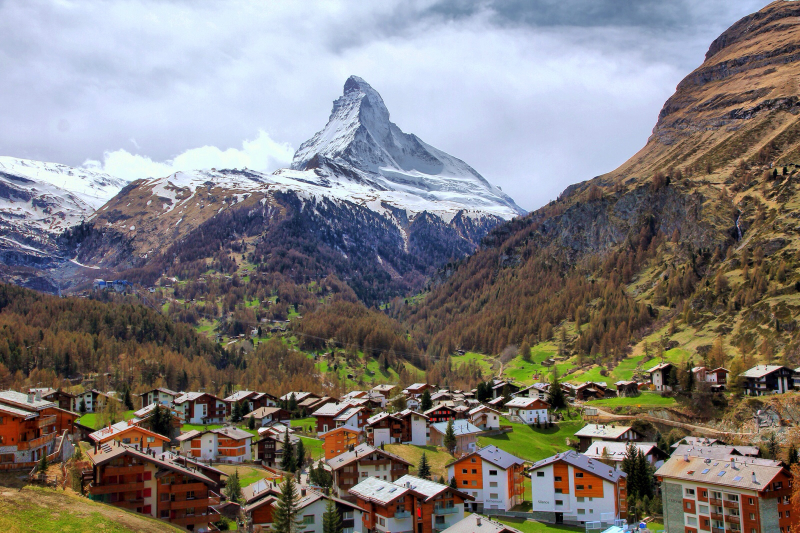
#> input picture suica.jpg, 1600 x 1066 px (shown at 1/2 size)
$ python barra.py   (older library calls are emulated)
#> lines starting #> are read from the running program, lines starting #| are printed output that depends on the picture
# Digital Image Processing
# Student: Samuel Amico
# Number: 20180010181
# Tilt shift Image


import numpy as np
import cv2
import math
import time

def nothing(x):
	pass

####### TRACKBAR #########
cv2.namedWindow('bar')
cv2.createTrackbar('abertura','bar',0,100,nothing)
cv2.createTrackbar('Blur','bar',0,100,nothing)
cv2.createTrackbar('Center','bar',0,100,nothing)

##########################

image = cv2.imread('suica.jpg')
#> image is the input picture: shape (1066, 1600, 3); mean B, G, R 123.5, 124.6, 128.7
image = cv2.resize(image,None,fx=0.4,fy=0.4,interpolation=cv2.INTER_CUBIC)
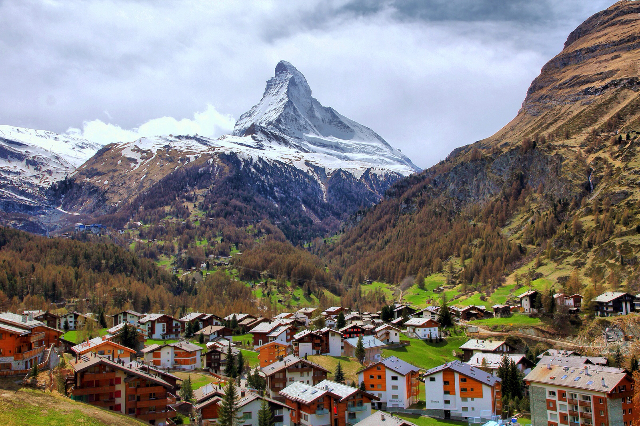
#> image: shape (426, 640, 3); mean B, G, R 123.6, 124.6, 128.8

height, width,ch = image.shape
#> height = 426; width = 640; ch = 3
print("height - y: ",height,"width - x: ",width,ch)
#| height - y:  426 width - x:  640 3


# Matrizes de filtro
kernel_media = np.ones((5,5),np.float32)/25
mask = np.zeros((3,3),np.float32)/9
kernel2 = np.array([[0,0,0],[1,1,1],[0,0,0]])

#cv2.imshow("Image", image)

# Imagem borrada:
imageA = image.copy()
for i in range(4):
	imageA = cv2.GaussianBlur(imageA,(3,3),0)
#> this loop made 4 passes
#> pass 2, `imageA = cv2.GaussianBlur(imageA,(3,3),0)`:
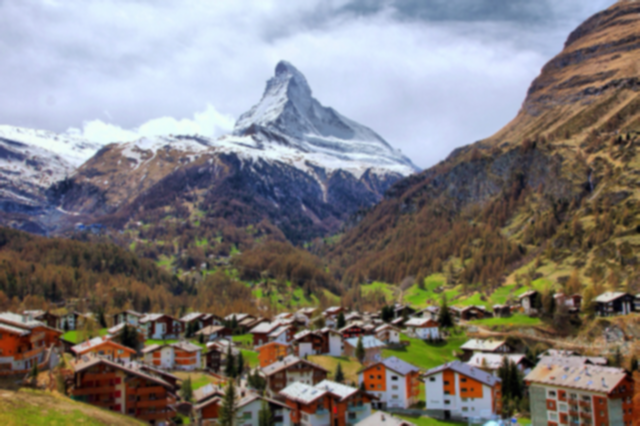
#> imageA: shape (426, 640, 3); mean B, G, R 123.6, 124.6, 128.8
#> (key Esc is pressed here)
#cv2.imshow("ImageA", imageA)

# Imagem Normal:
imageB = image.copy()


# Utilizando a equacao para criar a imagem preto e branco:

image_1 = np.ones((height,width,3))*255
image_2 = np.ones((height,width,3))*255
#cv2.imshow("image_1",image_1)
'''
ab =cv2.getTrackbarPos('abertura','bar')
bl =cv2.getTrackbarPos('Blur','bar')
cen =cv2.getTrackbarPos('aCenter','bar')

vis = cv2.multiply(image_2,image_1)
cv2.imshow("bar",vis)
'''


def barra(ab,bl,cen):
#> called with ab = 0, bl = 0, cen = 0
	for i in range(height):
		x = i*100.0/width
		bl = (bl*0.1)+0.1
		val = (math.tanh((x-ab)/bl) - math.tanh((x-cen)/bl) )/2
		pixel_val = 255*val
		for j in range(width):
			image_1[i,j] = pixel_val
			image_2[i,j] = 255 - pixel_val
#> image_1: shape (426, 640, 3) float64; every value is 0
#> image_2: shape (426, 640, 3) float64; every value is 255
#> after the loop, bl = 0.111


# [5 lines of commented-out code are left out]


while (True):
	pressed_key = cv2.waitKey(1) & 0xFF
	ab =cv2.getTrackbarPos('abertura','bar')
	bl =cv2.getTrackbarPos('Blur','bar')
	cen =cv2.getTrackbarPos('aCenter','bar')
	# chama func
	barra(ab,bl,cen)

	vis = cv2.multiply(image_2,image_1)
	cv2.imshow("bar",vis)
	#teste = np.ones((height,width,3))*255
	teste = cv2.addWeighted(imageA,0.7,vis,0.3,0,dtype=cv2.CV_8U)
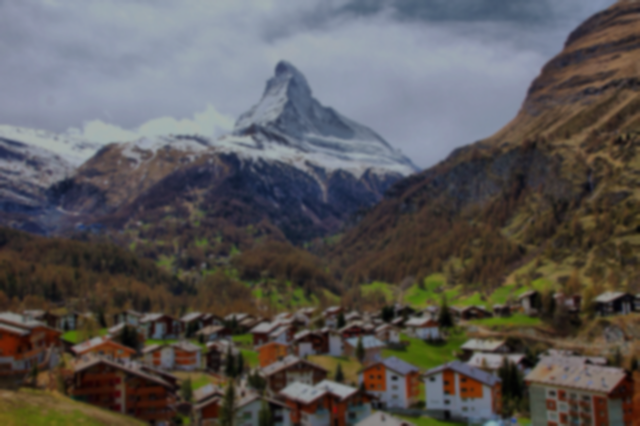
#> teste: shape (426, 640, 3); mean B, G, R 86.6, 87.3, 90.2
	teste1 = cv2.addWeighted(imageB,0.7,cv2.bitwise_not(vis),0.3,0,dtype=cv2.CV_8U)
#> teste1: shape (426, 640, 3); every value is 0
	#cv2.imshow("image 1",teste)
	#cv2.imshow("image 2",teste1)

	final = cv2.addWeighted(teste1,1,imageA,0.8,0,dtype=cv2.CV_8U)
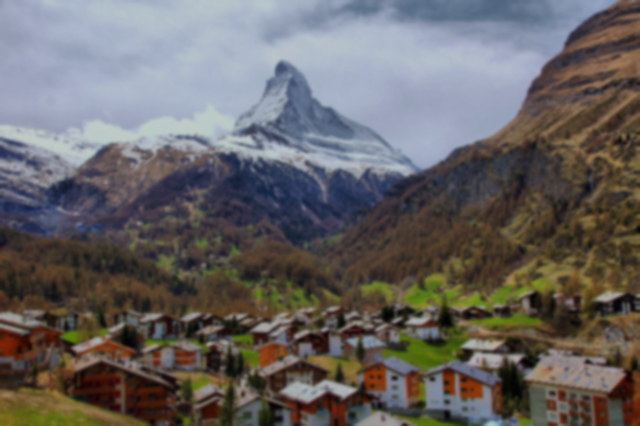
#> final: shape (426, 640, 3); mean B, G, R 98.9, 99.8, 103.1
	#cv2.imwrite("TitlShift.png",final)


	if pressed_key == ord("z"):
		#cv2.imwrite('ImgOrig.png',img)
		cv2.imshow("final",final)
		break

k = cv2.waitKey(0)
cv2.destroyAllWindows()

$ run again, with eye.jpg copied over suica.jpg
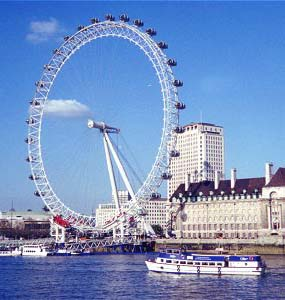
#> input picture eye.jpg, 285 x 300 px
#> image is the input picture: shape (300, 285, 3); mean B, G, R 193.1, 146, 120
#> image: shape (120, 114, 3)
#| height - y:  120 width - x:  114 3
#> `teste = cv2.addWeighted(imageA,0.7,vis,0.3,0,dtype=cv2.CV_8U)`:
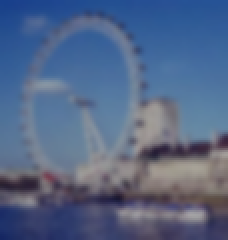
#> teste: shape (120, 114, 3) (shown 2 times larger); mean B, G, R 135.2, 102.2, 83.9
#> teste1: shape (120, 114, 3); every value is 0
#> `final = cv2.addWeighted(teste1,1,imageA,0.8,0,dtype=cv2.CV_8U)`:
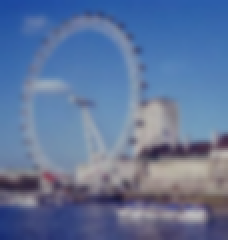
#> final: shape (120, 114, 3) (shown 2 times larger); mean B, G, R 154.5, 116.8, 95.9

$ run again, with face1.jpg copied over suica.jpg
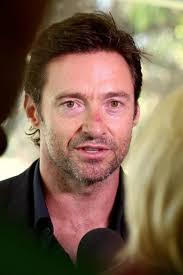
#> input picture face1.jpg, 183 x 275 px
#> image is the input picture: shape (275, 183, 3); mean B, G, R 81.3, 101.5, 125.7
#> image: shape (110, 73, 3)
#| height - y:  110 width - x:  73 3
#> `teste = cv2.addWeighted(imageA,0.7,vis,0.3,0,dtype=cv2.CV_8U)`:
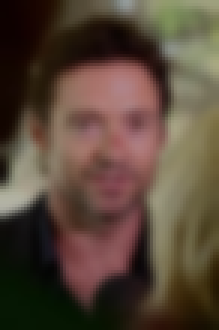
#> teste: shape (110, 73, 3) (shown 3 times larger); mean B, G, R 57, 71.1, 88
#> teste1: shape (110, 73, 3); every value is 0
#> `final = cv2.addWeighted(teste1,1,imageA,0.8,0,dtype=cv2.CV_8U)`:
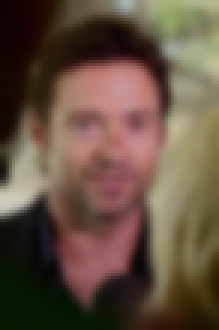
#> final: shape (110, 73, 3) (shown 3 times larger); mean B, G, R 65.2, 81.3, 100.6

$ run again, with golden.jpg copied over suica.jpg
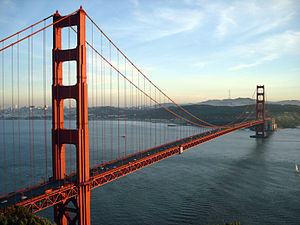
#> input picture golden.jpg, 300 x 225 px
#> image is the input picture: shape (225, 300, 3); mean B, G, R 141.5, 138.3, 130.4
#> image: shape (90, 120, 3)
#| height - y:  90 width - x:  120 3
#> `teste = cv2.addWeighted(imageA,0.7,vis,0.3,0,dtype=cv2.CV_8U)`:
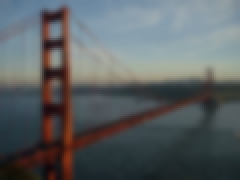
#> teste: shape (90, 120, 3) (shown 2 times larger); mean B, G, R 99.3, 97.1, 91.4
#> teste1: shape (90, 120, 3); every value is 0
#> `final = cv2.addWeighted(teste1,1,imageA,0.8,0,dtype=cv2.CV_8U)`:
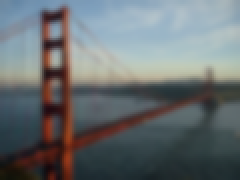
#> final: shape (90, 120, 3) (shown 2 times larger); mean B, G, R 113.4, 111, 104.5
